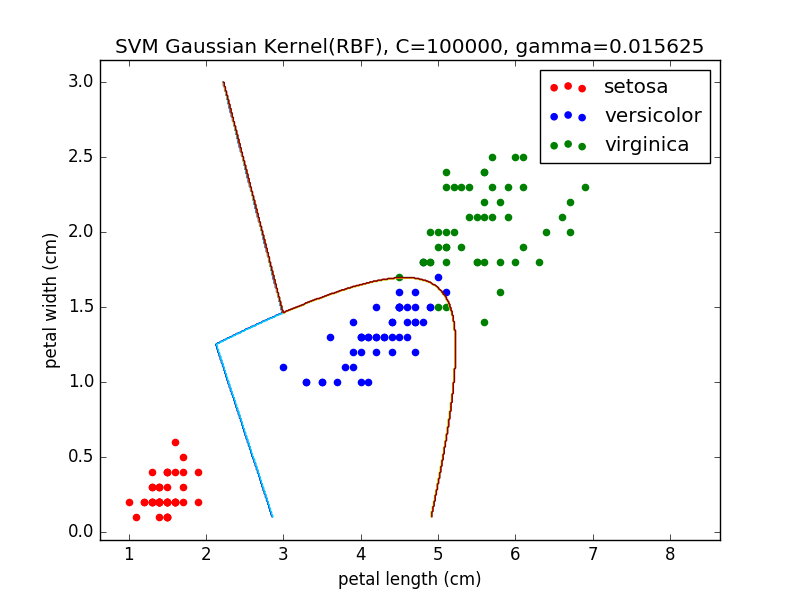

The Python source for this figure:
#Copyright (C) 2016 Daisuke Hashimoto. All Rights Reserved.
import numpy as np
import matplotlib.pyplot as plt
from sklearn import svm
from sklearn import cross_validation
from sklearn import grid_search
from sklearn import datasets
import time

if __name__ == '__main__':
	_data = datasets.load_iris()
	_X = _data.data[:,2:4]
	_y = _data.target
	_X_names = _data.feature_names[2:4]
	_y_names = _data.target_names
	print 'X:', _X.shape
	print 'y:', _y.shape
	print 'number of points of dataset:', _X.shape[0]
	print 'number of dimension:', _X.shape[1]
	
	_time_start = time.time()
	_C_list = [1000000, 100000, 10000, 1000, 100, 10, 1, 0.1, 0.01, 0.001]
	_gamma_list = [2**_i for _i in range(-12, -5)]
	_param_grid = {'C':_C_list, 'gamma':_gamma_list}
	_kfold = cross_validation.KFold(len(_X), n_folds=10)
	_grid = grid_search.GridSearchCV(svm.SVC(), param_grid=_param_grid, cv=_kfold, verbose=2, n_jobs=4)
	_grid.fit(_X, _y)
	print 'Best Score='+str(_grid.best_score_)+', Best Parm='+str(_grid.best_params_)
	_C_maxAccuracy = _grid.best_params_['C']
	_gamma_maxAccuracy = _grid.best_params_['gamma']
	_model = _grid.best_estimator_ 
	_time_end = time.time()
	print 'time for learning', (_time_end-_time_start)

	_num_of_graph = len(_X_names) * (len(_X_names) -1) /2
	_num_of_col_graph = 3
	_num_of_row_graph = (_num_of_graph+_num_of_col_graph-1)/_num_of_col_graph
	_index = 1
	_colors = ['red', 'blue', 'green']
	for _y_axis in range(1,len(_X_names)):
		for _x_axis in range(_y_axis):
			#plt.subplot(_num_of_row_graph, _num_of_col_graph, _index)
			for _label_index in range(len(_y_names)):
				plt.scatter(_X[_y==_label_index, _x_axis], _X[_y==_label_index, _y_axis], label=_y_names[_label_index], color=_colors[_label_index])
			_xp = np.linspace(min(_X[:, _x_axis]), max(_X[:, _x_axis])*1.2,500)
			_yp = np.linspace(min(_X[:, _y_axis]), max(_X[:, _y_axis])*1.2,500)
			_Xmg, _Ymg = np.meshgrid(_xp, _yp)
			_XX = np.hstack( ( _Xmg.ravel().reshape(-1,1), _Ymg.ravel().reshape(-1,1) ) )
			_Z = _model.predict(_XX)
			_Z = _Z.reshape(_Xmg.shape)
			plt.contour(_Xmg, _Ymg, _Z, label='DB')
			plt.xlabel(_X_names[_x_axis])
			plt.ylabel(_X_names[_y_axis])
			plt.title('SVM Gaussian Kernel(RBF), C='+str(_C_maxAccuracy)+', gamma='+str(_gamma_maxAccuracy))
			plt.legend()
			_index = _index + 1
	plt.show()
